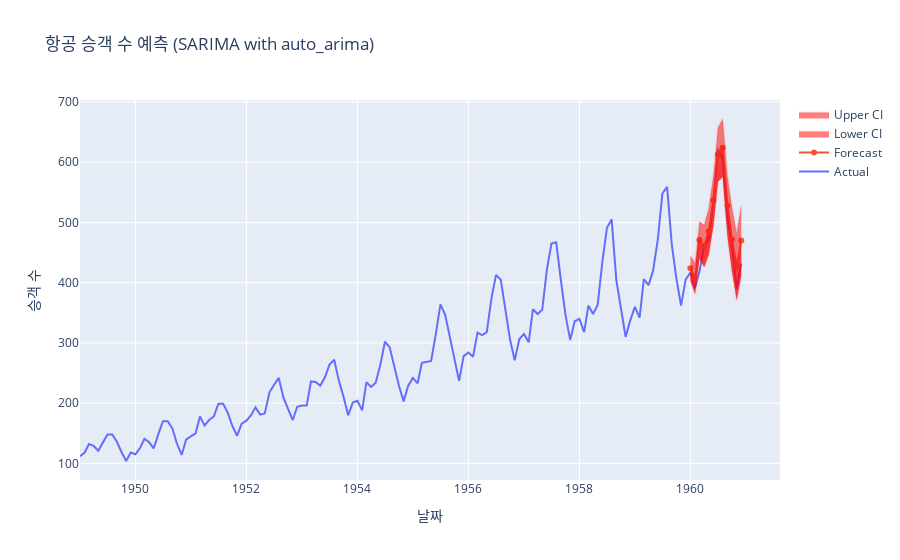

Source (notebook cell):
### Markdown cell above
## auto_arima 결과 해석

위의 출력 결과를 통해 다음과 같이 해석할 수 있습니다:

### 모델 탐색 과정
- `auto_arima`는 다양한 SARIMA 모델을 시도하여 AIC(Akaike Information Criterion) 값이 가장 낮은 모델을 찾습니다
- 총 12개의 모델을 시도했으며, 그 중 **ARIMA(1,1,0)(0,1,0)[12]** 모델이 AIC=899.902로 가장 좋은 성능을 보였습니다

### 최적 모델: SARIMA(1,1,0)(0,1,0)[12]
- **p=1, d=1, q=0**: 비계절성 부분에서 AR(1) 모델, 1차 차분 적용
- **P=0, D=1, Q=0**: 계절성 부분에서는 1차 계절 차분만 적용
- **계절 주기 = 12**: 월별 데이터의 연간 계절성

### 모델 계수 해석
- **ar.L1 = -0.2431**: AR(1) 계수로, 이전 시점의 값이 현재 값에 음의 영향을 미침
- **sigma2 = 108.8757**: 오차항의 분산

### 모델 진단
- **Ljung-Box 검정 (Q=0.02, p=0.89)**: 잔차에 자기상관이 없음을 의미 (좋은 결과)
- **Jarque-Bera 검정 (JB=0.57, p=0.75)**: 잔차가 정규분포를 따름을 의미 (좋은 결과)
- **이분산성 검정 (H=1.47, p=0.23)**: 등분산성 가정을 만족함 (좋은 결과)

이 모델은 통계적으로 적절하며 항공 승객 데이터의 패턴을 잘 포착하고 있습니다.

### Code cell
# 테스트 데이터에 대한 예측
n_periods = 12
forecast_auto, conf_int = sarima_model.predict(n_periods=n_periods, return_conf_int=True)

# 예측 결과 시각화
forecast_index = pd.date_range(start=train_auto.index[-1] + pd.DateOffset(months=1), periods=n_periods, freq='MS')

fig = go.Figure()
fig.add_trace(go.Scatter(x=df.index, y=df['Passengers'], name='Actual'))
fig.add_trace(go.Scatter(x=forecast_index, y=forecast_auto, name='Forecast'))

# 신뢰구간 추가
fig.add_trace(go.Scatter(x=forecast_index, y=conf_int[:, 0], fill='tonexty',
                         mode='lines', line_color='rgba(255,0,0,0.1)', name='Lower CI'))
fig.add_trace(go.Scatter(x=forecast_index, y=conf_int[:, 1], fill='tonexty',
                         mode='lines', line_color='rgba(255,0,0,0.1)', name='Upper CI'))

fig.update_layout(title='항공 승객 수 예측 (SARIMA with auto_arima)', xaxis_title='날짜', yaxis_title='승객 수')
fig.show()

### Figure 1 — Plotly figure (JSON) as saved in the notebook; plotly's stock layout.template omitted (floating-point values rounded to 4 significant figures; data arrays with more than 128 entries replaced by an {"elided": "..."} marker saying what was removed)
{"data": [{"name": "Actual", "type": "scatter", "x": {"elided": "144 str values"}, "y": {"elided": "144 int values"}}, {"name": "Forecast", "type": "scatter", "x": ["1960-01-01T00:00:00", "1960-02-01T00:00:00", "1960-03-01T00:00:00", "1960-04-01T00:00:00", "1960-05-01T00:00:00", "1960-06-01T00:00:00", "1960-07-01T00:00:00", "1960-08-01T00:00:00", "1960-09-01T00:00:00", "1960-10-01T00:00:00", "1960-11-01T00:00:00", "1960-12-01T00:00:00"], "y": [424.1, 407.1, 470.8, 460.9, 484.9, 536.9, 612.9, 623.9, 527.9, 471.9, 426.9, 469.9]}, {"fill": "tonexty", "line": {"color": "rgba(255,0,0,0.1)"}, "mode": "lines", "name": "Lower CI", "type": "scatter", "x": ["1960-01-01T00:00:00", "1960-02-01T00:00:00", "1960-03-01T00:00:00", "1960-04-01T00:00:00", "1960-05-01T00:00:00", "1960-06-01T00:00:00", "1960-07-01T00:00:00", "1960-08-01T00:00:00", "1960-09-01T00:00:00", "1960-10-01T00:00:00", "1960-11-01T00:00:00", "1960-12-01T00:00:00"], "y": [403.7, 381.4, 440.2, 426.2, 446.4, 495.1, 568.0, 576.0, 477.3, 418.7, 371.2, 411.8]}, {"fill": "tonexty", "line": {"color": "rgba(255,0,0,0.1)"}, "mode": "lines", "name": "Upper CI", "type": "scatter", "x": ["1960-01-01T00:00:00", "1960-02-01T00:00:00", "1960-03-01T00:00:00", "1960-04-01T00:00:00", "1960-05-01T00:00:00", "1960-06-01T00:00:00", "1960-07-01T00:00:00", "1960-08-01T00:00:00", "1960-09-01T00:00:00", "1960-10-01T00:00:00", "1960-11-01T00:00:00", "1960-12-01T00:00:00"], "y": [444.6, 432.7, 501.4, 495.6, 523.3, 578.7, 657.8, 671.7, 578.5, 525.1, 482.5, 527.9]}], "layout": {"title": {"text": "항공 승객 수 예측 (SARIMA with auto_arima)"}, "xaxis": {"title": {"text": "날짜"}}, "yaxis": {"title": {"text": "승객 수"}}}}
